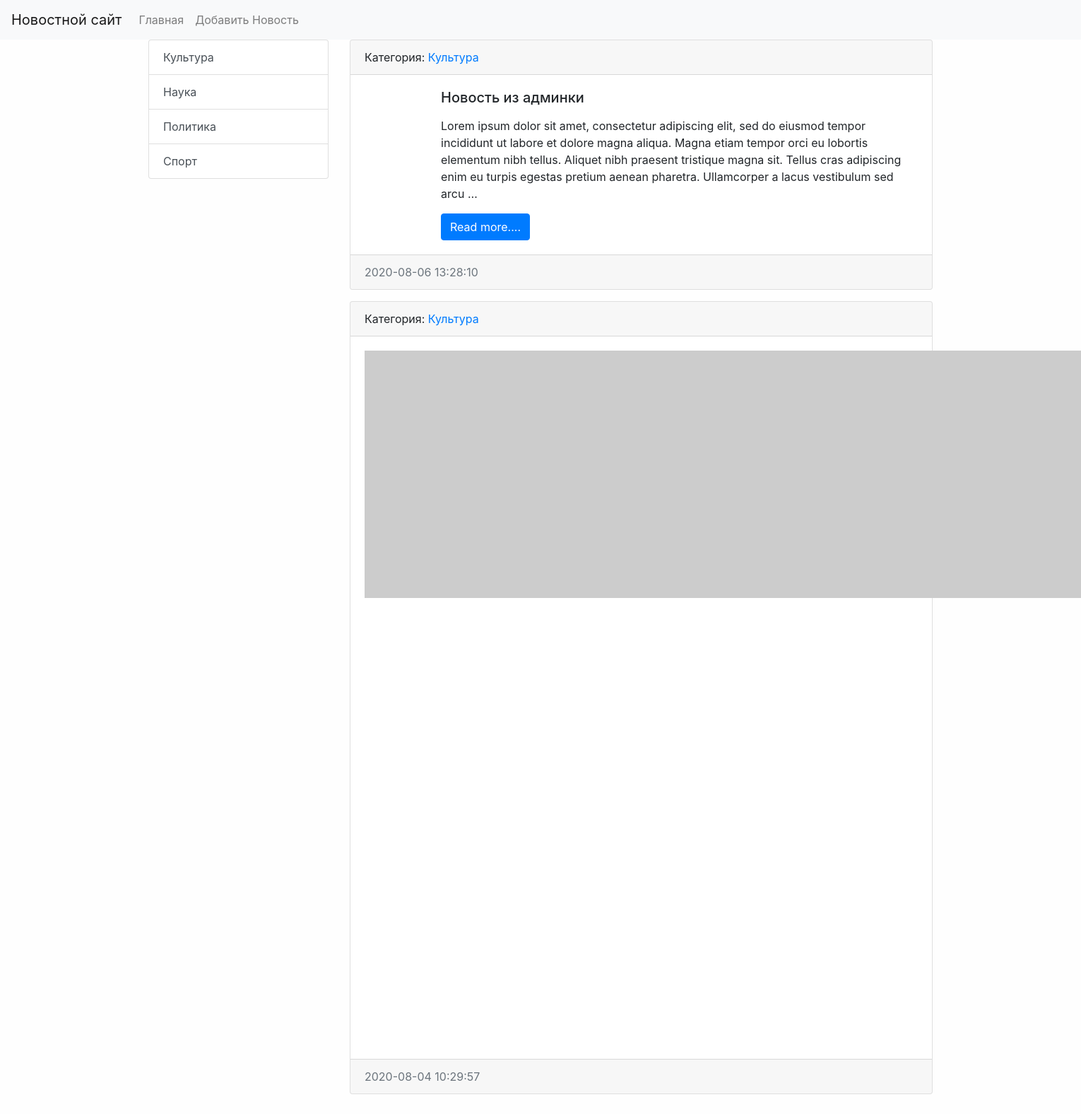
Page /category/1/ on the committed database.
### news/models.py (models this page shows, shortened)
class Category(models.Model):
    title = models.CharField(max_length=150, db_index=True, verbose_name='Наименование категории')
    def get_absolute_url(self):
        return reverse('category', kwargs={'category_id': self.pk})
    def __str__(self):
        return self.title
    class Meta:
        verbose_name = 'Категорию'
        verbose_name_plural = 'Категории'
        ordering = ['title']

class News(models.Model):
    title = models.CharField(max_length=150, verbose_name='Наименование')
    content = models.TextField(blank=True, verbose_name='Контент')
    created_at = models.DateTimeField(auto_now_add=True, verbose_name='Дата публикации')
    updated_at = models.DateTimeField(auto_now=True, verbose_name='Обновлено')
    photo = models.ImageField(upload_to='photos/%Y/%m/%d/', verbose_name='Фото', blank=True)
    is_published = models.BooleanField(default=True, verbose_name='Опубликовано')
    category = models.ForeignKey('Category', on_delete=models.PROTECT, verbose_name='Категория')
    def get_absolute_url(self):
        return reverse('view_news', kwargs={'pk': self.pk})
    class Meta:
        verbose_name = 'Новость'
        verbose_name_plural = 'Новости'
        ordering = ['-created_at']

### news/views.py (the view)
# urls.py: path('category/<int:category_id>/', NewsByCategory.as_view(), name='category'),
class NewsByCategory(ListView):
    model = News
    template_name = 'news/home_news_list.html'
    context_object_name = 'news'
    allow_empty = False
    def get_context_data(self, *, object_list=None, **kwargs):
        context = super().get_context_data(**kwargs)
        context['title'] = Category.objects.get(pk=self.kwargs['category_id'])
        return context
    def get_queryset(self):
        return News.objects.filter(category_id=self.kwargs['category_id'], is_published=True)

### news/templatetags/news_tags.py (called while the page is built)
@register.inclusion_tag('news/list_categories.html')
def show_categories():
    categories = Category.objects.all()
    return {'categories': categories}

### news/templates/news/home_news_list.html (shortened to what this page needs)
{% extends "base.html" %}
{% block sidebar %}
{%include 'inc/_sidebar.html'%}
{% endblock %}
{% block content %}
{%for item in news %}
<div class="card mb-3">
    <div class="card-header">
        Категория: <a href="{{item.category.get_absolute_url}}">{{item.category}}</a>
    </div>
    <div class="card-body">
        <div class="media">
            {%if item.photo %}
            <img src="{{item.photo.url}}" alt="" width="350" class="mr-3">
            {%else%}
            <img src="https://picsum.photos/id/1060/350/235/" alt="" class="mr-3">
            {%endif%}
            <div class="mediabody">
                <h5 class="card-title">{{item.title}}</h5>
                <p class="card-text">{{item.content|safe|linebreaks|truncatewords:50}}</p>
                <a href="{{item.get_absolute_url}}" class="btn btn-primary">Read more....</a>
            </div>
        </div>
    </div>
    <div class="card-footer text-muted">
        {{item.created_at|date:"Y-m-d H:i:s"}}
    </div>
</div>
{%endfor%}
{% endblock %}

### news/templates/news/list_categories.html
<div class="list-group">
    {%for item in categories %}
    <a href="{{item.get_absolute_url}}" class="list-group-item list-group-item-action">{{item.title}}</a>
    {%endfor%}
</div>

### mysite/static/css/style.css (style rules this page uses)
body { background-color: #fefefe; }

### rows in the picture
Category: title "Культура"
Category: title "Наука"
Category: title "Политика"
Category: title "Спорт"
News: category "Культура", title "Новость из админки", content "Lorem ipsum dolor sit amet, consectetur adipiscing elit, sed do eiusmod tempor incididunt ut labore et dolore magna aliqua. Magna etiam tempor orci eu lobortis elementum nibh tellus. Aliquet nibh praesent tristique magna sit. Tellus cras adipiscing enim eu turpis egestas pretium aenean pharetra. Ullamcorper a lacus vestibulum sed arcu …", created_at "2020-08-06 13:28:10"
News: category "Культура", created_at "2020-08-04 10:29:57"
